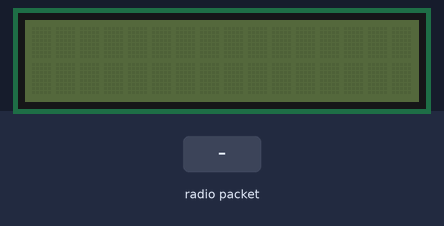
A sketch run on a simulated Arduino Uno, built with avr-gcc and run on an emulated ATmega328P. Parts: 16×2 character LCD. Inputs (shaded band) come from the test bench. No radio packets arrive unless stated; what the sketch prints to the serial monitor is not drawn.

Above: at 1.2 s.
1.3 s: radio packet "," arrives
At 2.5 s:
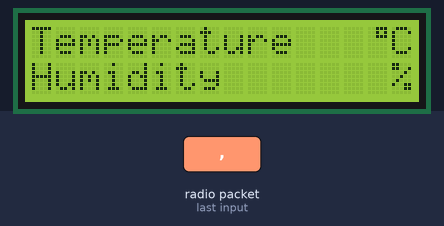
Timing chart, 0 to 4.3 s (numbered marks = the images above; inputs shaded):
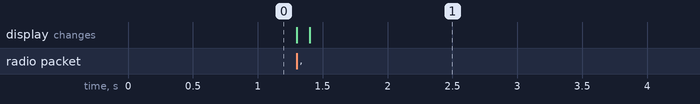

The sketch:

receiver.ino
```cpp
//Tech Trends Shameer
//Receiver Program


// Include RadioHead Amplitude Shift Keying Library
#include <RH_ASK.h>
// Include dependant SPI Library
#include <SPI.h>
#include <LiquidCrystal_I2C.h>

byte degree_symbol[8] =
              {
                0b00111,
                0b00101,
                0b00111,
                0b00000,
                0b00000,
                0b00000,
                0b00000,
                0b00000
              };
// Define output strings

String str_humid;
String str_temp;
String str_out;

// Create Amplitude Shift Keying Object
RH_ASK rf_driver;
LiquidCrystal_I2C lcd(0x27, 16, 2);
void setup()
{
    // Initialize ASK Object
    rf_driver.init();
    // Setup Serial Monitor
    Serial.begin(9600);
}

void loop()
{
    // Set buffer to size of expected message
      byte temperature = 0;
  byte humidity = 0;
    uint8_t buf[11];
    uint8_t buflen = sizeof(buf);
    // Check if received packet is correct size
    if (rf_driver.recv(buf, &buflen))
    {

      // Message received with valid checksum
      // Get values from string

      // Convert received data into string
      str_out = String((char*)buf);

      // Split string into two values
      for (int i = 0; i < str_out.length(); i++)
      {
        if (str_out.substring(i, i+1) == ",")
        {
          str_humid = str_out.substring(0, i);
          str_temp = str_out.substring(i+1);
          break;
        }

      }

      // Print values to Serial Monitor
      Serial.print("Humidity: ");
      Serial.print(str_humid);
      Serial.print("  - Temperature: ");
      Serial.println(str_temp);

   lcd.begin();

  // Turn on the blacklight and print a message.
  lcd.backlight();
 /* lcd.setCursor(0,0);
  lcd.print("Temperature &");
  lcd.setCursor(0,1);
  lcd.print("Humidity Monitor");
  delay(2000);
  lcd.clear();*/
  lcd.setCursor(0,0);
  lcd.print("Temperature ");
  //lcd.print((int)str_temp);
   lcd.print(str_temp);
  lcd.setCursor(0, 1);
  lcd.print("Humidity    ");
//  lcd.print((int)str_humid);
lcd.print(str_humid);
  lcd.setCursor(14,0);
  lcd.write(1);
  lcd.createChar(1, degree_symbol);
  lcd.setCursor(15,0);
  lcd.print("C");
  lcd.setCursor(14,1);
  lcd.print(" %");
  delay(1000);

    }


}
```
